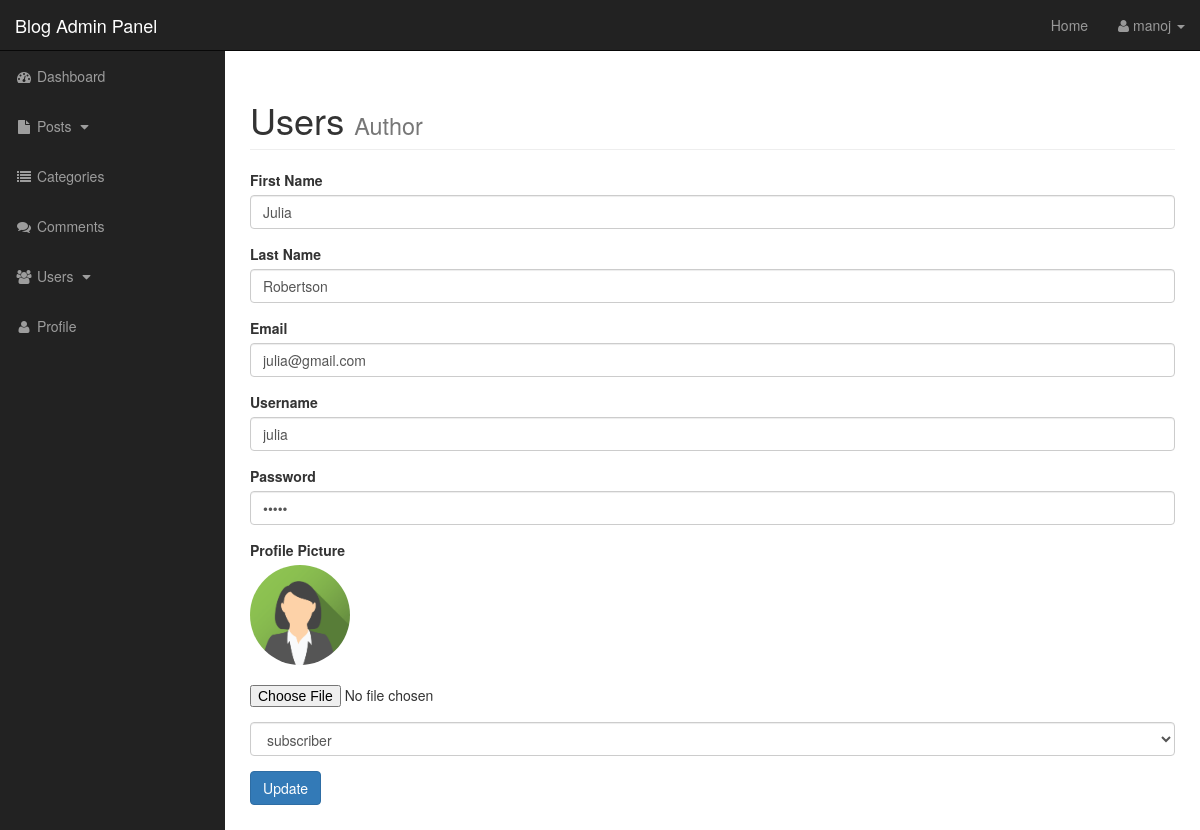
/admin/users.php?source=edit_user&usr_id=2 (signed in), run on an earlier commit of the app's database.
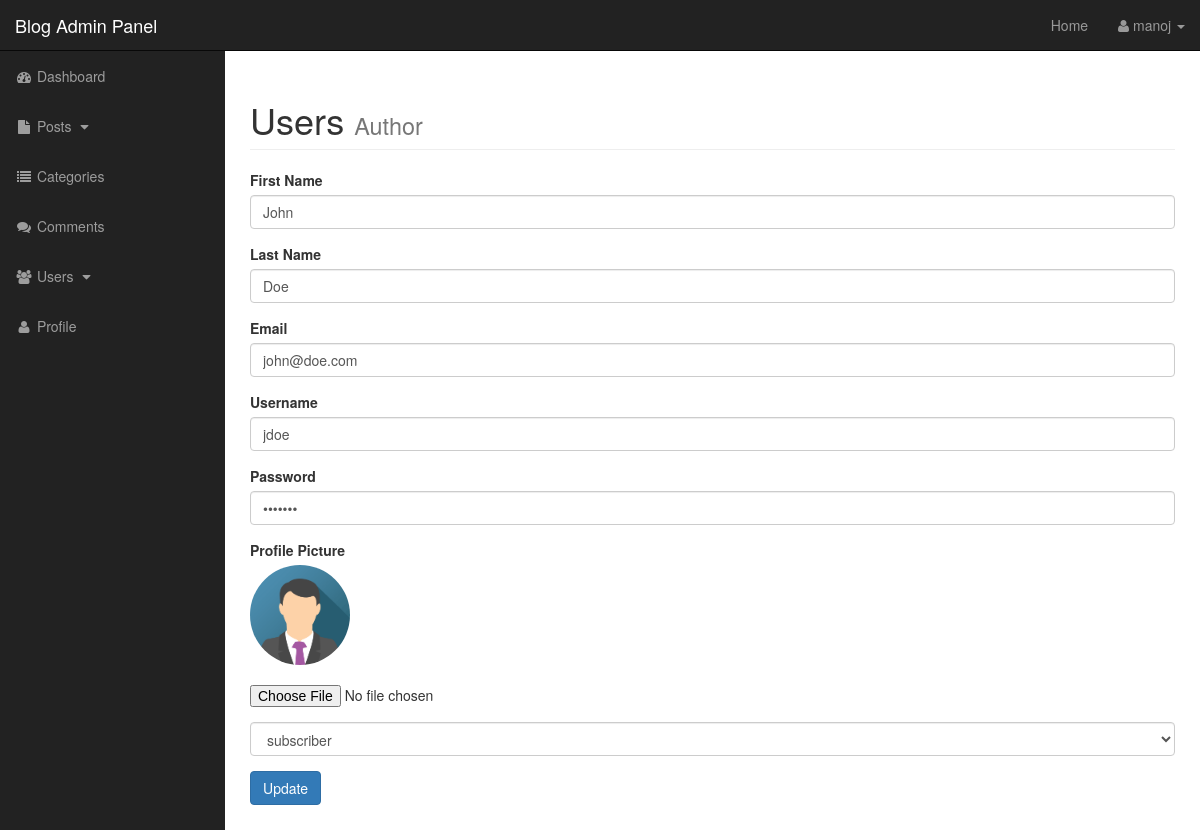
And on a later commit of the database.
### tables this page shows
CREATE TABLE `users` (
  `usr_id` int(3) NOT NULL,
  `username` varchar(255) DEFAULT NULL,
  `password` varchar(255) DEFAULT NULL,
  `first_name` varchar(255) DEFAULT NULL,
  `last_name` varchar(255) DEFAULT NULL,
  `usr_email` varchar(255) DEFAULT NULL,
  `avatar` text,
  `usr_role` varchar(255) DEFAULT NULL,
  `rand_salt` varchar(255) DEFAULT '$2y$22$zxwjmnfoleysfxapofxmin'
);

### admin/includes/edit_user.php (the view, shortened to what this page needs)
<?php
if(isset($_GET['usr_id'])){
	$usr_id = $_GET['usr_id'];
	$edit_user_query = "SELECT * FROM users WHERE usr_id = $usr_id ";
	$edit_query_result = mysqli_query($connection,$edit_user_query);
		while($row = mysqli_fetch_assoc($edit_query_result)){
			$edit_first_name = $row['first_name'];
			$edit_last_name = $row['last_name'];
			$edit_email = $row['usr_email'];
			$edit_username = $row['username'];
			$edit_password = $row['password'];
			$edit_usr_role = $row['usr_role'];
			$edit_avatar = $row['avatar'];
		}
	}
?>
<form action="" method="post" enctype="multipart/form-data">
	<div class="form-group">
		<label for="first_name">First Name</label>
		<input type="text" value="<?php echo $edit_first_name; ?>" name="first_name" class="form-control" placeholder="First Name">
	</div>
	<div class="form-group">
		<label for="last_name">Last Name</label>
		<input type="text" value="<?php echo $edit_last_name; ?>" name="last_name" class="form-control" placeholder="Last Name">
	</div>
	<div class="form-group">
		<label for="usr_email">Email</label>
		<input type="email" value="<?php echo $edit_email; ?>" name="usr_email" class="form-control" placeholder="Email">
	</div>
	<div class="form-group">
		<label for="username">Username</label>
		<input type="text" value="<?php echo $edit_username; ?>" name="username" class="form-control" placeholder="Username">
	</div>
	<div class="form-group">
		<label for="password">Password</label>
		<input type="password" value="<?php echo $edit_password; ?>" name="password" class="form-control" placeholder="Enter New Password">
	</div>
<div class="form-group">
		<label for="avatar">Profile Picture</label><br>
		<img src="../images/users/<?php echo $edit_avatar; ?>" alt="image" class="avatar-lg"><br><br>
		<input type="file" name="avatar">
	</div>
	<div class="form-group">
		<select name="usr_role" class="form-control">
			<option value="<?php echo $edit_usr_role; ?>" selected="true"><?php echo $edit_usr_role; ?></option>
		</select>
	</div>
	<div class="form-group">
		<input type="submit" value="Update" name="update_user" class="btn btn-primary">
	</div>
</form>

### admin/includes/admin_navigation.php (shortened to what this page needs)
<nav class="navbar navbar-inverse navbar-fixed-top" role="navigation">
<div class="navbar-header">
	<a class="navbar-brand" href="index.php">Blog Admin Panel</a>
</div>
<ul class="nav navbar-right top-nav">
	<li><a href="../index.php">Home</a></li>
	<li class="dropdown">
		<a href="#" class="dropdown-toggle" data-toggle="dropdown"><i class="fa fa-user"></i> <?php echo $_SESSION['username']; ?> <b class="caret"></b></a>
	</li>
</ul>
<div class="collapse navbar-collapse navbar-ex1-collapse">
	<ul class="nav navbar-nav side-nav">
		<li>
			<a href="index.php"><i class="fa fa-fw fa-dashboard"></i> Dashboard</a>
		</li>
		<li>
			<a href="javascript:;" data-toggle="collapse" data-target="#post_dropdown"><i class="fa fa-fw fa-file"></i> Posts <i class="fa fa-fw fa-caret-down"></i></a>
		</li>
		<li>
			<a href="categories.php"><i class="fa fa-fw fa-list"></i> Categories</a>
		</li>
		<li>
			<a href="comments.php"><i class="fa fa-fw fa-comments"></i> Comments</a>
		</li>
		<li>
			<a href="javascript:;" data-toggle="collapse" data-target="#demo"><i class="fa fa-fw fa-users"></i> Users <i class="fa fa-fw fa-caret-down"></i></a>
		</li>
		<li>
			<a href="profile.php"><i class="fa fa-fw fa-user"></i> Profile</a>
		</li>
	</ul>
</div>
</nav>

What changed in the data, as far as the page shows it:
changed users "subscriber": first_name "Julia" → "John"; last_name "Robertson" → "Doe"; usr_email "julia@gmail.com" → "john@doe.com"; username "julia" → "jdoe"; avatar: a different picture
